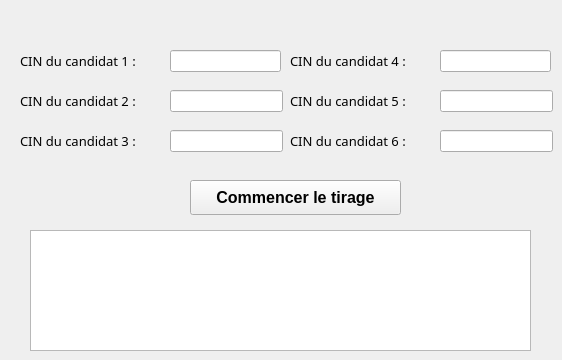
        <widget class="QWidget" name="tab_33">
         <attribute name="title">
          <string>Tirage au sort</string>
         </attribute>
         <widget class="QPushButton" name="pb_tirage">
          <property name="geometry">
           <rect>
            <x>190</x>
            <y>180</y>
            <width>211</width>
            <height>35</height>
           </rect>
          </property>
          <property name="font">
           <font>
            <family>Microsoft JhengHei UI</family>
            <pointsize>12</pointsize>
            <weight>75</weight>
            <bold>true</bold>
           </font>
          </property>
          <property name="text">
           <string>Commencer le tirage</string>
          </property>
         </widget>
         <widget class="QTableView" name="tab_tirage">
          <property name="geometry">
           <rect>
            <x>30</x>
            <y>230</y>
            <width>501</width>
            <height>121</height>
           </rect>
          </property>
         </widget>
         <widget class="QLabel" name="label_77">
          <property name="geometry">
           <rect>
            <x>20</x>
            <y>50</y>
            <width>145</width>
            <height>21</height>
           </rect>
          </property>
          <property name="font">
           <font>
            <family>Segoe MDL2 Assets</family>
            <pointsize>10</pointsize>
            <weight>50</weight>
            <bold>false</bold>
           </font>
          </property>
          <property name="text">
           <string>CIN du candidat 1 :</string>
          </property>
         </widget>
         <widget class="QLabel" name="label_78">
          <property name="geometry">
           <rect>
            <x>20</x>
            <y>90</y>
            <width>145</width>
            <height>21</height>
           </rect>
          </property>
          <property name="font">
           <font>
            <family>Segoe MDL2 Assets</family>
            <pointsize>10</pointsize>
            <weight>50</weight>
            <bold>false</bold>
           </font>
          </property>
          <property name="text">
           <string>CIN du candidat 2 :</string>
          </property>
         </widget>
         <widget class="QLabel" name="label_79">
          <property name="geometry">
           <rect>
            <x>20</x>
            <y>130</y>
            <width>145</width>
            <height>21</height>
           </rect>
          </property>
          <property name="font">
           <font>
            <family>Segoe MDL2 Assets</family>
            <pointsize>10</pointsize>
            <weight>50</weight>
            <bold>false</bold>
           </font>
          </property>
          <property name="text">
           <string>CIN du candidat 3 :</string>
          </property>
         </widget>
         <widget class="QLabel" name="label_80">
          <property name="geometry">
           <rect>
            <x>290</x>
            <y>50</y>
            <width>145</width>
            <height>21</height>
           </rect>
          </property>
          <property name="font">
           <font>
            <family>Segoe MDL2 Assets</family>
            <pointsize>10</pointsize>
            <weight>50</weight>
            <bold>false</bold>
           </font>
          </property>
          <property name="text">
           <string>CIN du candidat 4 :</string>
          </property>
         </widget>
         <widget class="QLabel" name="label_81">
          <property name="geometry">
           <rect>
            <x>290</x>
            <y>90</y>
            <width>145</width>
            <height>21</height>
           </rect>
          </property>
          <property name="font">
           <font>
            <family>Segoe MDL2 Assets</family>
            <pointsize>10</pointsize>
            <weight>50</weight>
            <bold>false</bold>
           </font>
          </property>
          <property name="text">
           <string>CIN du candidat 5 :</string>
          </property>
         </widget>
         <widget class="QLabel" name="label_82">
          <property name="geometry">
           <rect>
            <x>290</x>
            <y>130</y>
            <width>145</width>
            <height>21</height>
           </rect>
          </property>
          <property name="font">
           <font>
            <family>Segoe MDL2 Assets</family>
            <pointsize>10</pointsize>
            <weight>50</weight>
            <bold>false</bold>
           </font>
          </property>
          <property name="text">
           <string>CIN du candidat 6 :</string>
          </property>
         </widget>
         <widget class="QLineEdit" name="tirage1">
          <property name="geometry">
           <rect>
            <x>170</x>
            <y>50</y>
            <width>111</width>
            <height>22</height>
           </rect>
          </property>
         </widget>
         <widget class="QLineEdit" name="tirage2">
          <property name="geometry">
           <rect>
            <x>170</x>
            <y>90</y>
            <width>113</width>
            <height>22</height>
           </rect>
          </property>
         </widget>
         <widget class="QLineEdit" name="tirage3">
          <property name="geometry">
           <rect>
            <x>170</x>
            <y>130</y>
            <width>113</width>
            <height>22</height>
           </rect>
          </property>
         </widget>
         <widget class="QLineEdit" name="tirage4">
          <property name="geometry">
           <rect>
            <x>440</x>
            <y>50</y>
            <width>111</width>
            <height>22</height>
           </rect>
          </property>
         </widget>
         <widget class="QLineEdit" name="tirage5">
          <property name="geometry">
           <rect>
            <x>440</x>
            <y>90</y>
            <width>113</width>
            <height>22</height>
           </rect>
          </property>
         </widget>
         <widget class="QLineEdit" name="tirage6">
          <property name="geometry">
           <rect>
            <x>440</x>
            <y>130</y>
            <width>113</width>
            <height>22</height>
           </rect>
          </property>
         </widget>
        </widget>
